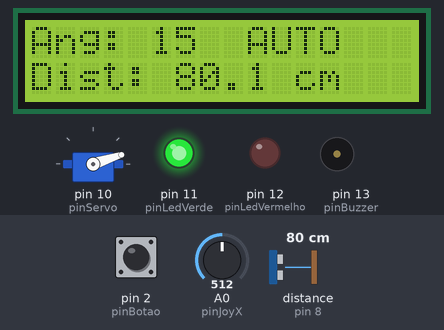
Simulated run of this sketch. Board: Arduino Uno, built with avr-gcc and run on an emulated ATmega328P. On the bench: 16×2 character LCD, servo, output pins drawn as LEDs (lit = HIGH), buzzer (waves = sounding). Wiring (inferred from the names in the program): ultrasonic range finder: trigger pin 9; echo pin 8. The test bench sets the inputs (shaded band); at power-on: distance to the obstacle (sensor on pin 8) 80 cm, pin 2 (pinBotao) HIGH, A0 (pinJoyX) = 512. The echo pulse lasts 58.3 µs per cm; pins used as bus, display or sensor lines are not drawn; what the sketch prints to the serial monitor is not drawn.

Above: at 0.99 s.
1.3 s: distance to the obstacle (sensor on pin 8) set to 18 cm
At 1.93 s:
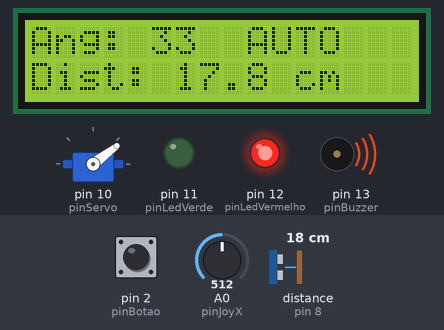
3.9 s: pin 2 (pinBotao) pulled LOW for 0.15 s
At 5.1 s:
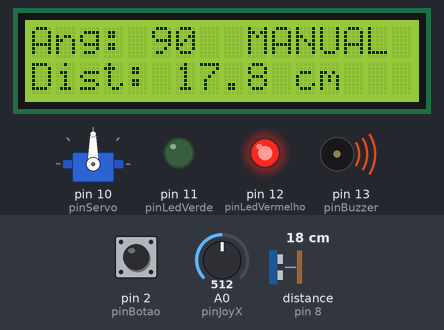
5.5 s: distance to the obstacle (sensor on pin 8) set to 120 cm
At 5.78 s:
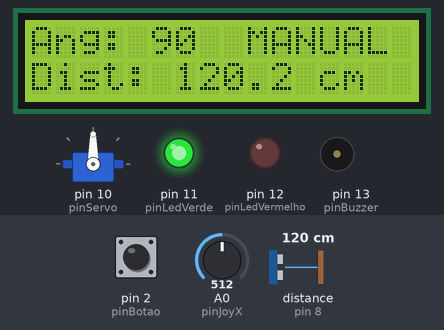
8.0 s: A0 (pinJoyX) set to 716
At 9.2 s:
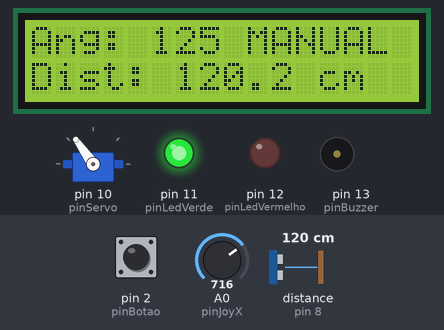
9.5 s: distance to the obstacle (sensor on pin 8) set to 60 cm
At 10.8 s:
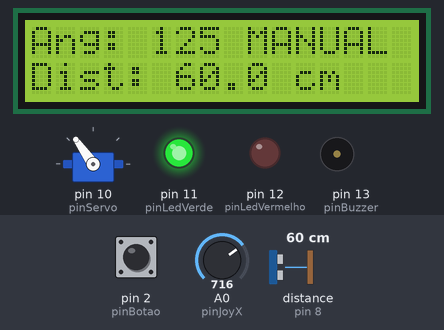
12.5 s: distance to the obstacle (sensor on pin 8) set to 45 cm
At 12.8 s:
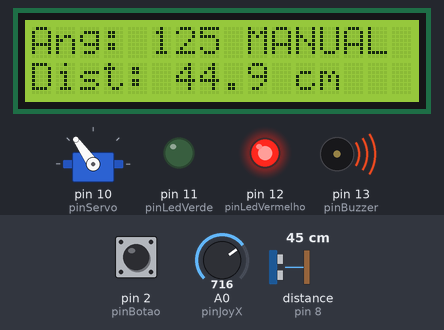
Timing chart, 0 to 15.0 s (numbered marks = the images above; inputs shaded):
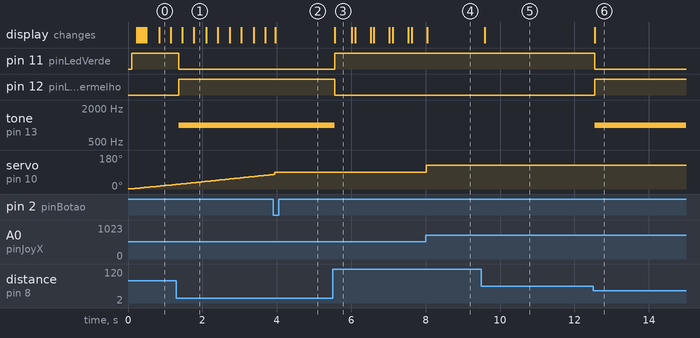

The sketch:

codigo_projeto.ino
```cpp
// ====================================================================
//  Radar Ultrassônico — Arduino UNO
//
//  O servo carrega um sensor ultrassônico (HC-SR04) e existem 2 modos:
//    AUTOMÁTICO -> o servo varre sozinho de 0° a 180° e volta.
//    MANUAL     -> o joystick controla o ângulo do servo.
//  Apertar o botão do joystick troca de um modo para o outro.
//
//  O sensor mede a distância o tempo todo. Se algo entrar a até 50 cm,
//  o LED vermelho acende e o buzzer apita. Caso contrário, o LED verde
//  fica aceso. O ângulo e a distância aparecem no display LCD.
// ====================================================================

// ----- Bibliotecas ---------------------------------------------------------------------------------------------------
#include <Wire.h>               // comunicação I2C (usada pelo display)
#include <LiquidCrystal_I2C.h>  // controla o display LCD
#include <Servo.h>              // controla o servo motor

// ----- Display e Servo ------------------------------------------------------------------------------------------------
LiquidCrystal_I2C lcd(0x27, 16, 2);  // display de 16 colunas x 2 linhas
Servo servo;

// ----- Pinos ----------------------------------------------------------------------------------------------------------
#define pinServo 10
#define pinTrigger 9 // ultrassônico: envia o pulso de som
#define pinEcho 8 // ultrassônico: recebe o eco de volta
#define pinBuzzer 13
#define pinLedVermelho 12
#define pinLedVerde 11
#define pinJoyX A0 // eixo X do joystick
#define pinBotao 2 // botão do joystick (apertar)

// ----- Configuração que você pode mudar --------------------------------------------------------------------------------
const int DISTANCIA_ALERTA = 50; // distância (cm) que dispara o alerta

// ----- Variáveis de controle --------------------------------------------------------------------------------------------
int anguloServo = 0; // posição atual do servo (0 a 180)
int direcao = 1; // no modo automático: +1 = indo, -1 = voltando
bool modoManual = false; // false = automático, true = joystick
bool botaoAntes = false; // guarda se o botão já estava apertado

// -------------------------------------------------------------------------------------------------------------------------
void setup() {
  Serial.begin(9600); // envia "angulo,distancia" para o sonar no PC (Python)
  // configura os pinos
  pinMode(pinTrigger, OUTPUT);
  pinMode(pinEcho, INPUT);
  pinMode(pinBuzzer, OUTPUT);
  pinMode(pinLedVermelho, OUTPUT);
  pinMode(pinLedVerde, OUTPUT);
  pinMode(pinBotao, INPUT_PULLUP); // HIGH quando solto, LOW quando apertado
  // liga o display
  lcd.init();
  lcd.backlight();
  // liga o servo e coloca no ângulo inicial
  servo.attach(pinServo, 500, 2500);  // 500/2500 = alcance do servo (em µs)
  servo.write(anguloServo);
}

//---------------------------------------------------------------------------------------------------------------------------

void loop() {
  verificaBotao();   // troca de modo se o botão foi apertado
  if (modoManual) {
    moveServoComJoystick();
  } else {
    moveServoAutomatico();
  }
  float distancia = medeDistancia();
  mostraNoLCD(distancia);
  verificaAlerta(distancia);
  enviaParaPC(distancia);  // manda angulo e distancia para o sonar no PC
  delay(15);  // pequena pausa; aumente este número para o servo ir mais devagar
}

// Envia "angulo,distancia" pela serial para o programa de visualizacao (Python).
void enviaParaPC(float distancia) {
  Serial.print(anguloServo);
  Serial.print(",");
  Serial.println(distancia, 1);  // 1 casa decimal
}

// Troca entre automático e manual quando o botão é apertado.
void verificaBotao() {
  bool apertadoAgora = (digitalRead(pinBotao) == LOW);
  // só troca no instante em que o botão passa de solto para apertado
  if (apertadoAgora && !botaoAntes) {
    modoManual = !modoManual;
  }
  botaoAntes = apertadoAgora;
}

// Modo automático: anda 1 grau por vez e inverte ao chegar nas pontas.
void moveServoAutomatico() {
  anguloServo = anguloServo + direcao;
  if (anguloServo >= 180) direcao = -1;  // chegou no fim: começa a voltar
  if (anguloServo <= 0)   direcao =  1;  // voltou ao início: vai de novo
  servo.write(anguloServo);
}

// Modo manual: o eixo X do joystick define o ângulo do servo.
void moveServoComJoystick() {
  int leitura = analogRead(pinJoyX);            // valor de 0 a 1023
  anguloServo = map(leitura, 0, 1023, 0, 180);  // converte para 0 a 180
  servo.write(anguloServo);
}

// Mede a distância em centímetros usando o sensor ultrassônico.
float medeDistancia() {
  // envia um pulso curto (10 µs) pelo trigger
  digitalWrite(pinTrigger, LOW);
  delayMicroseconds(2);
  digitalWrite(pinTrigger, HIGH);
  delayMicroseconds(10);
  digitalWrite(pinTrigger, LOW);
  // mede quanto tempo o eco demorou a voltar (em microssegundos)
  long tempo = pulseIn(pinEcho, HIGH, 25000);  // espera no máximo 25 ms
  return tempo * 0.01723;  // transforma o tempo em centímetros
}

// Mostra o ângulo, o modo e a distância no display.
void mostraNoLCD(float distancia) {
  lcd.setCursor(0, 0);
  lcd.print("Ang: ");
  lcd.print(anguloServo);
  lcd.print("   "); // apaga sobras do número anterior
  lcd.setCursor(9, 0);
  lcd.print(modoManual ? "MANUAL" : "AUTO  ");
  lcd.setCursor(0, 1);
  lcd.print("Dist: ");
  if (distancia > 0) {
    lcd.print(distancia, 1);
    lcd.print(" cm   "); // espaços limpam sobras de uma medida maior
  } else {
    lcd.print("N/D       "); // nada detectado (espaços limpam a linha)
  }
}

// Liga o alerta (LED vermelho + buzzer) quando há algo perto.
void verificaAlerta(float distancia) {
  bool perto = (distancia > 0 && distancia <= DISTANCIA_ALERTA);
  if (perto) {
    digitalWrite(pinLedVerde, LOW);
    digitalWrite(pinLedVermelho, HIGH);
    tone(pinBuzzer, 1000); // apita em 1000 Hz
  } else {
    digitalWrite(pinLedVermelho, LOW);
    digitalWrite(pinLedVerde, HIGH);
    noTone(pinBuzzer); // silêncio
  }
}
```

Measured:
- the behaviour switches between 51 and 50 cm on distance to the obstacle (sensor on pin 8) (found by bisection; images 5 and 6)
- after the input at 1.3 s, pin 11 (pinLedVerde): HIGH → LOW after 0.06 s; pin 12 (pinLedVermelho): LOW → HIGH after 0.06 s; tone on pin 13 (pinBuzzer): silent → 1000 Hz after 0.06 s
- after the input at 3.9 s, the display: changes after 0.06 s (image 2)
- after the input at 5.5 s, pin 11 (pinLedVerde): LOW → HIGH after 0.06 s; pin 12 (pinLedVermelho): HIGH → LOW after 0.06 s; tone on pin 13 (pinBuzzer): 1000 Hz → silent after 0.06 s; the display: changes after 0.06 s (image 3)
- after the input at 8.0 s, servo on pin 10 (pinServo): 90° → 125° at once; the display: changes at once (image 4)
- after the input at 9.5 s, the display: changes after 0.09 s (image 5)
- after the input at 12.5 s, pin 11 (pinLedVerde): HIGH → LOW after 0.05 s; pin 12 (pinLedVermelho): LOW → HIGH after 0.05 s; tone on pin 13 (pinBuzzer): silent → 1000 Hz after 0.05 s; the display: changes after 0.05 s (image 6)
